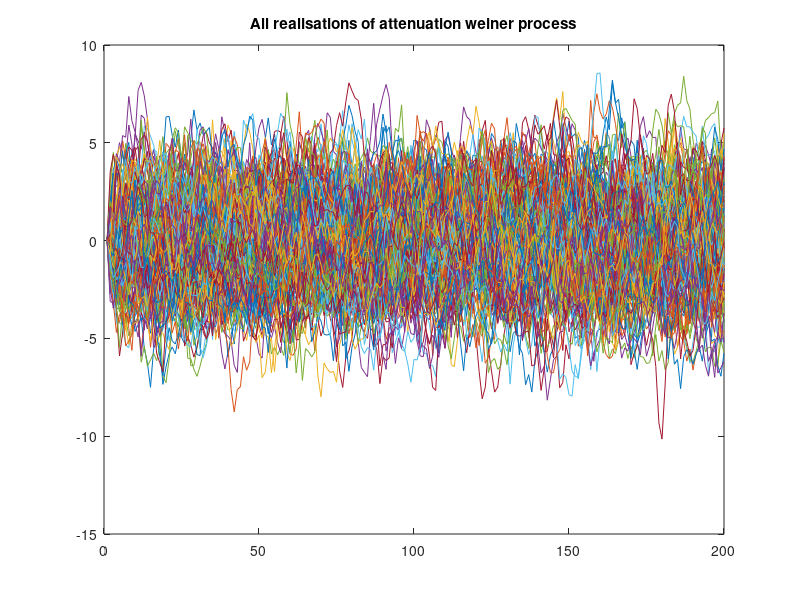
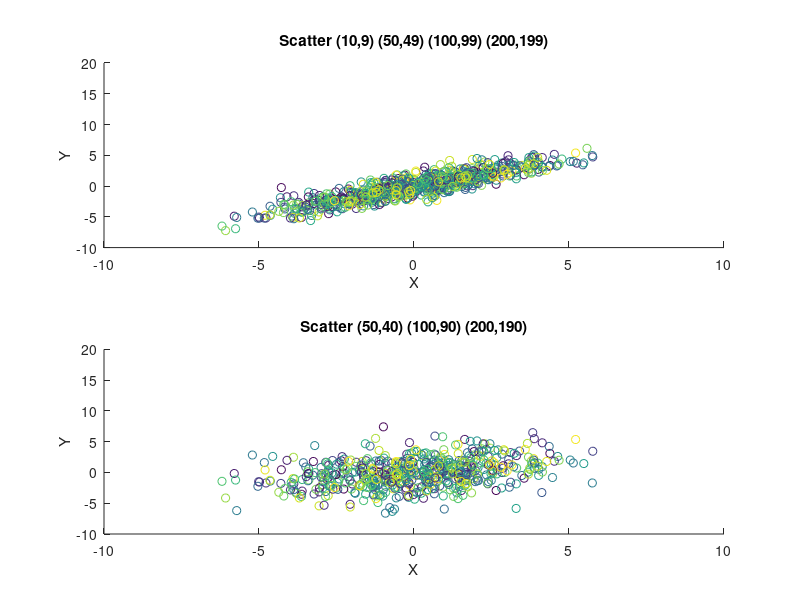
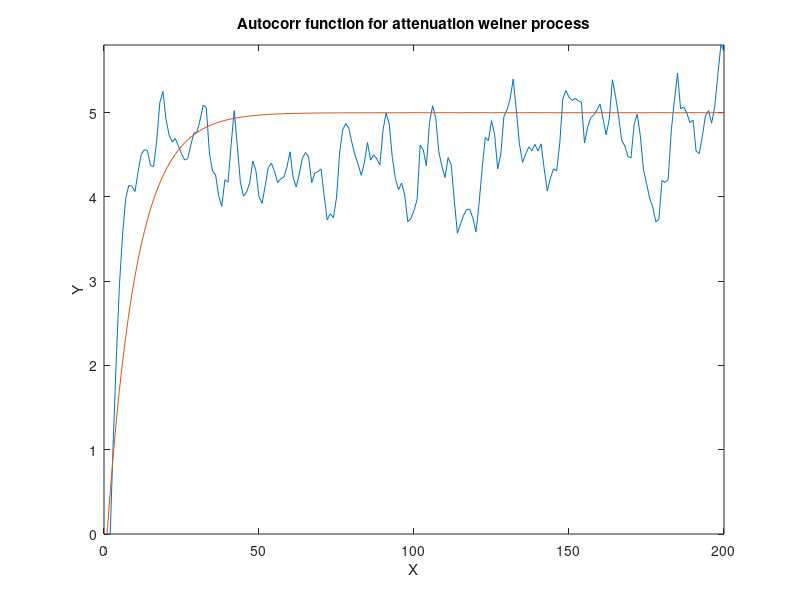

These charts were generated, in order, by the following MATLAB code:
clc 
clear 
close all 

N = 200;
K = 200; 
Sigma = 1; 
Mu = 0;

w = zeros(N,K);

for i = 2:N
    for k = 1:K
        w(1,k) = 0;
        w(i,k)=0.9*w(i-1,k)+normrnd(0,1);
    end
end
figure('Name','Weiner process','NumberTitle','off');
plot(w);
title('All realisations of attenuation weiner process');

clear i k

figure('Name','Sctarret diogram','NumberTitle','off');
subplot(2,1,1);

X = [10, 50, 100, 200];
Y = [9, 49, 99, 199];
for i = 1:4
    x =w(X(i),:);
    y =w(Y(i),:);
    c = linspace(1,10,length(x));
    scatter(x,y,[],c);
    title('Scatter (10,9) (50,49) (100,99) (200,199)');
    xlabel('X');
    ylabel('Y');
    ylim([-10 20]);
    xlim([-10 10]);
    hold on;
end
subplot(2,1,2);

X = [50, 100, 200];
Y = [40, 90, 190];
for i = 1:3
    x =w(X(i),:);
    y =w(Y(i),:);
    c = linspace(1,10,length(x));
    scatter(x,y,[],c);
    title('Scatter (50,40) (100,90) (200,190)');
    xlabel('X');
    ylabel('Y');
    ylim([-10 20]);
    xlim([-10 10]);
    hold on;
end
clear X Y x y i c

ACF = zeros(1,N);

for i = 1:N
    w1 = circshift(w,1);
    W = w.*w1;
    ACF(1,i) = mean(W(i,:));
end
figure()
plot(ACF);
hold on

theory = 0.05*(1-0.9.^[0:299])./(1-0.9).^ 2;
plot(theory);

xlim([0 N])
ylim([0 max(ACF)])
title('Autocorr function for attenuation weiner process')
xlabel('X')
ylabel('Y')
clear W w1 i theory 